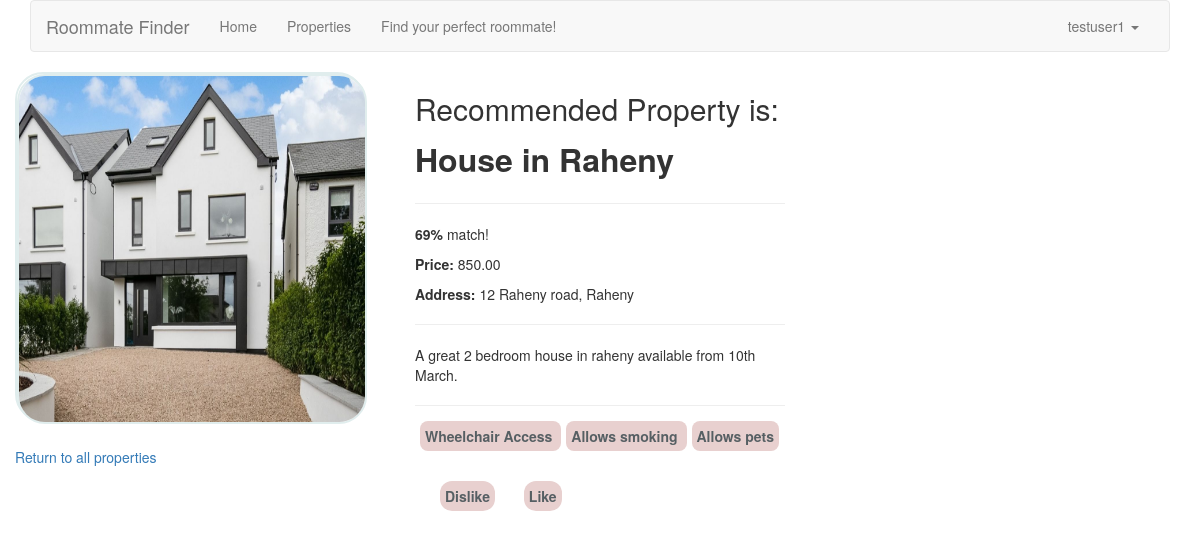
The app's page /recommended/ (signed in) with its own data.
### app_site/models.py (models this page shows, shortened)
class SiteUser(AbstractUser):
    gender = models.CharField(choices=gender_choices, default=3, max_length=100)
    cleanliness = models.IntegerField(default=1, validators=[
        MaxValueValidator(10),
        MinValueValidator(1)])
    noise_level = models.IntegerField(default=1, validators=[
        MaxValueValidator(10),
        MinValueValidator(1)])
    is_student = models.BooleanField(default=False)
    re_gender = models.CharField(choices=re_gender_choices, default=4, max_length=100)
    wc_access = models.BooleanField(default=False)
    phone_number = models.DecimalField(default=0, decimal_places=0, max_digits=10)
    age = models.DecimalField(default=0, decimal_places=0, max_digits=2)
    budget = models.DecimalField(default=0, max_digits=10, decimal_places=2)
    smoking = models.BooleanField(default=False)
    has_pet = models.BooleanField(default=False)
    picture = models.FileField(upload_to='user_img', default='user_img/default_pic.png')

class Property(models.Model):
    id = models.AutoField(primary_key=True)
    user = models.ForeignKey(SiteUser, on_delete=models.CASCADE)
    property_name = models.CharField(max_length=100)
    address = models.CharField(max_length=100)
    picture = models.FileField(upload_to='property_img', default='property_img/default_pic.jpg', blank=True)
    description = models.CharField(max_length=1000)
    price = models.DecimalField(max_digits=10, decimal_places=2)
    cleanliness = models.IntegerField(default=1, validators=[
            MaxValueValidator(10),
            MinValueValidator(1)])
    noise_level = models.IntegerField(default=1, validators=[
            MaxValueValidator(10),
            MinValueValidator(1)])
    wc_access = models.BooleanField(default=False)
    allows_smoking = models.BooleanField(default=False)
    allows_pets = models.BooleanField(default=False)
    gender = models.CharField(max_length=100)
    age = models.DecimalField(default=0, decimal_places=0, max_digits=2)

### app_site/views.py (the view)
# urls.py: path('recommended/', views.recommended_property, name="recommended_property"),
@login_required()
def recommended_property(request):
    user = request.user
    d = {}
    userl = [user.cleanliness, user.noise_level, user.age, (user.budget/5)]
    all_p = Property.objects.all()
    print(user.re_gender)
    if user.smoking is True:
        all_p = all_p.filter(allows_smoking=True)
    if user.has_pet is True:
        all_p = all_p.filter(allows_pets=True)
    if user.wc_access is True:
        all_p = all_p.filter(wc_access=True)
    if user.re_gender != "4": # If the user has a gender preference
        all_p = all_p.filter(gender=user.re_gender)
    for p in all_p:
        if Dislikes.objects.filter(user=user, property=p).exists():
            continue
        else:
            l = [p, p.cleanliness, p.noise_level, p.age, (p.price/5)]
            sum_l = [sum(l[1::]), sum(userl)]
            max_v = max(sum_l)
            total = 0
            for a in range(0, len(userl)):
                total += abs(l[a+1] - userl[a])
            d[l[0]] = total
    most_similar = min(d, key=d.get)
    offers = Offer.objects.filter(from_user=user, property=most_similar)
    percentage = 100 - int((d[most_similar] / max_v) * 100) # Getting percentage to show how close a match
    return render(request, 'recommended.html', {'property': most_similar, 'percentage': percentage, 'offers': offers})

### app_site/templates/recommended.html (shortened to what this page needs)
{% extends 'base.html' %}
{% block content %}
<head>
        {% load static %}
              <link rel="stylesheet" href="{% static 'css\single_prop.css'%}"/>
</head>
<div class="col-md-4">
    <div class="primary-image">
    <img class="primary-image" src="{{ property.picture.url }}" >
    </div>
    <p style="margin-top: 25px;"><a href="{% url 'all_properties' %}">Return to all properties</a></p>
</div>
<div class="col-md-4">
    <h2 >Recommended Property is:</h2>
    <h2 class="profile-heading">{{ property.property_name }}</h2></h2>
    <hr>
    <p><strong>{{ percentage }}%</strong> match!</p>
    <p><strong>Price:</strong> {{ property.price }}</p>
    <p><strong>Address:</strong> {{ property.address }}</p>
    <hr>
    <p>{{ property.description }}</p>
    <hr>
    {% if property.wc_access %}
        <div class="profile_attrib ">Wheelchair Access </div>
    {% endif %}
    {% if property.allows_smoking %}
    <div class="profile_attrib ">Allows smoking </div>
    {% endif %}
    {% if property.allows_pets %}
    <div class="prop_attrib ">Allows pets </div>
    {% endif %}
    <br><br><br>
    {% if offers %}
    <div class="prop_attrib "><strong>Offer sent!</strong></div>
    {% else %}
    <a class="home-button" role="button" href="/dislike/{{ property.id }}">Dislike</a>
    <a class="home-button" role="button" href="/like/{{ property.id }}">Like</a>
    {% endif %}
</div>
{% endblock %}

### app_site/templates/base.html (shortened to what this page needs)
{% load static %}
<html lang="en">
    <head>
          <link rel="stylesheet" href="https://maxcdn.bootstrapcdn.com/bootstrap/3.4.1/css/bootstrap.min.css">
          <link rel="stylesheet" href="{% static 'css\site.css'%}"/>
    </head>
    <body>
        <div class="container">
            <nav class="navbar navbar-default">
                <div class="container-fluid">
                  <div class="navbar-header">
                    <a class="navbar-brand" href="/">Roommate Finder</a>
                  </div>
                  <div id="navbar" class="navbar-collapse collapse">
                    <ul class="nav navbar-nav">
                      <li><a href="/">Home</a></li>
                      <li><a href="{% url 'all_properties' %}">Properties</a></li>
                      <li><a href="{% url 'recommended_property' %}">Find your perfect roommate!</a></li>
                    </ul>
                    {% if user.is_authenticated %}
                    <ul class="nav navbar-nav navbar-right">
                      <li class="dropdown">
                        <a href="#" class="dropdown-toggle" data-toggle="dropdown" role="button" aria-haspopup="true" aria-expanded="false">{{ user.username }} <span class="caret"></span></a>
                      </li>
                    </ul>
                    {% else %}
                    <ul class="nav navbar-nav navbar-right">
                      <li><a href="{% url 'login' %}">Login</a></li>
                      <li><a href="{% url 'signup' %}">Register</a></li>
                    </ul>
                    {% endif %}
                  </div>
                </div>
            </nav>
        </div>
        {% block content %}
        {% endblock %}
    </body>
</html>

### app_site/static/css/site.css (style rules this page uses)
body { margin: 0; }
.home-button { border-radius: 12px; position: relative; height: 30px; width: 130px; align-items: center; justify-content: center; margin-left: 25px; margin-bottom: 15px; background-color: #e8d0cf; transition-duration: 0.4s; text-align: center; padding: 5px 5px; font-weight: 600; color: #565f63; }
.profile-heading { position: relative; display: inline; font-size: 32px; font-weight: 600; line-height: 150%; max-width: 200px; }
.profile_attrib { display: inline; border-radius: 8px; height: 30px; width: 130px; margin-left: 5px; margin-top: 25px; background-color: #e8d0cf; text-align: center; padding: 5px 5px; font-weight: 600; color: #565f63; }

### app_site/static/css/single_prop.css (style rules this page uses)
.primary-image { border: 2px solid #e0eded; width: 350px; height: 350px; border-radius: 8%; }
.prop_attrib { display: inline; border-radius: 8px; height: 30px; width: 130px; margin-left: 5px; margin-top: 25px; background-color: #e8d0cf; text-align: center; padding: 5px 5px; font-weight: 600; color: #565f63; }

### records on screen
SiteUser: username "testuser1"
Property: picture (picture), property_name "House in Raheny", price "850.00", address "12 Raheny road, Raheny", description "A great 2 bedroom house in raheny available from 10th March."

### other values on screen
{{ percentage }} "69"
